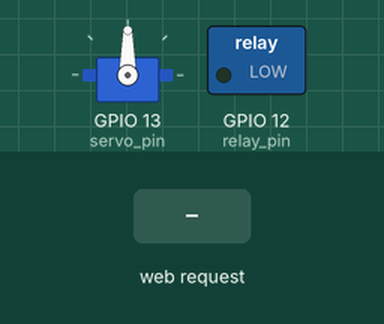
Bench run of a sketch on a simulated ESP32. Parts: servo, switched loads named in the sketch (green lamp = pin HIGH). The test bench sets the inputs (shaded band). WiFi joins after 1.5 s; servers stay silent unless stated; what the sketch prints to the serial monitor is not drawn.

Above: at 0.1 s.
At 2.7 s:
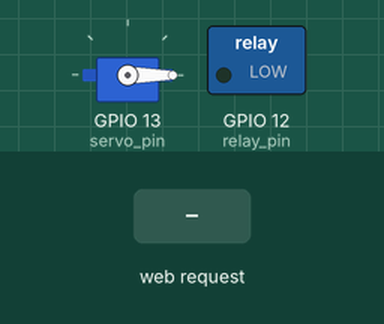
2.8 s: HTTP request GET /temperature received
Timing chart, 0 to 5.8 s (numbered marks = the images above; inputs shaded):
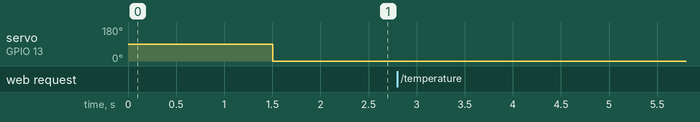

The sketch:

esp32_test_other_robot.ino
```cpp
#include <WiFi.h>
#include <WebServer.h>
#include <ArduinoJson.h>
#include <ESP32Servo.h>


const char *SSID = "HACKATHON";
const char *PWD = "H@ck!2022t0n";

Servo myservo;

int pos = 0;
int servo_pin = 13;
int relay_pin = 12;
// Setting PWM frequency, channels and bit resolution
const int frequency = 5000;
const int redChannel = 0;
const int greenChannel = 1;
const int blueChannel = 2;
const int resolution = 8;

WebServer server(80);

//Adafruit_BME280 bme;

StaticJsonDocument<250> jsonDocument;
char buffer[250];

float temperature;
float humidity;
float pressure;
float bruh;

int relay;
int servo_case;

void setup_routing() {
  server.on("/temperature", getTemperature);
  server.on("/control", HTTP_POST, handlePost);

  server.begin();
}

void create_json(char *tag, float value, char *unit) {
  jsonDocument.clear();
  jsonDocument["type"] = tag;
  jsonDocument["value"] = value;
  jsonDocument["unit"] = unit;
  serializeJson(jsonDocument, buffer);
}

void create_json_1(char *window, int servo_case, char *pump, int relay) {
  jsonDocument.clear();
  jsonDocument[window] = servo_case;
  jsonDocument[pump] = relay;
  serializeJson(jsonDocument, buffer);
}

void add_json_object(char *tag, float value, char *unit) {
  JsonObject obj = jsonDocument.createNestedObject();
  obj["type"] = tag;
  obj["value"] = value;
  obj["unit"] = unit;
}

void add_json_object_1(char *window, int servo_case, char *pump, int relay){
  JsonObject obj = jsonDocument.createNestedObject();
  obj[window] = servo_case;
  obj[pump] = relay;
}

void read_sensor_data(void * parameter) {
   for (;;) {

     Serial.println("Read sensor data");

     vTaskDelay(2000 / portTICK_PERIOD_MS);
   }
}

void getTemperature() {
  Serial.println("Get temperature");
  create_json_1("window", servo_case, "pump", relay);
  server.send(200, "application/json", buffer);
}

/*void getHumidity() {
  Serial.println("Get humidity");
  create_json("humidity", humidity, "%");
  server.send(200, "application/json", buffer);
}

void getPressure() {
  Serial.println("Get pressure");
  create_json("pressure", pressure, "hPa");
  server.send(200, "application/json", buffer);
}

void getBruh() {
  Serial.println("Get pressure");
  create_json_1("pressure", bruh);
  server.send(200, "application/json", buffer);
}


void getData() {
  Serial.println("Get BME280 Sensor Data");
  jsonDocument.clear();
  add_json_object("temperature", temperature, "°C");
  add_json_object("humidity", humidity, "%");
  add_json_object("pressure", pressure, "hPa");
  serializeJson(jsonDocument, buffer);
  server.send(200, "application/json", buffer);
}

void getData_1() {
  Serial.println("Get BME280 Sensor Data");
  jsonDocument.clear();
  add_json_object("temperature", temperature, "°C");
  add_json_object("humidity", humidity, "%");
  //add_json_object("pressure", pressure, "hPa");
  serializeJson(jsonDocument, buffer);
  server.send(200, "application/json", buffer);
}*/

void handlePost() {
  if (server.hasArg("plain") == false) {
  }
  String body = server.arg("plain");
  deserializeJson(jsonDocument, body);

  servo_case = jsonDocument["window"];
  relay = jsonDocument["pump"];

  Serial.print(relay);
  Serial.println(servo_case);


  server.send(200, "application/json", "{}");
}

void handlePost_1(){
  String body = server.arg("plain");
}

void setup_task() {
  xTaskCreate(
  read_sensor_data,
  "Read sensor data",
  1000,
  NULL,
  1,
  NULL
  );
}

void setup() {
  pinMode(relay_pin, OUTPUT);
  ESP32PWM::allocateTimer(0);
  ESP32PWM::allocateTimer(1);
  ESP32PWM::allocateTimer(2);
  ESP32PWM::allocateTimer(3);
  myservo.setPeriodHertz(50);    // standard 50 hz servo
  myservo.attach(servo_pin, 500, 2400);

  Serial.begin(115200);

  /*ledcSetup(redChannel, frequency, resolution);
  ledcSetup(greenChannel, frequency, resolution);
  ledcSetup(blueChannel, frequency, resolution);

  ledcAttachPin(red_pin, redChannel);
  ledcAttachPin(green_pin, greenChannel);
  ledcAttachPin(blue_pin, blueChannel);*/

//  if (!bme.begin(0x76)) {
  //  Serial.println("BME280 not found! Check Circuit");
  //}

  Serial.print("Connecting to Wi-Fi");
  WiFi.begin(SSID, PWD);
  while (WiFi.status() != WL_CONNECTED) {
    Serial.print(".");
    delay(500);
  }

  Serial.print("Connected! IP Address: ");
  Serial.println(WiFi.localIP());
  setup_task();
  setup_routing();

}

void loop() {
  server.handleClient();
  if(servo_case == 1){
    myservo.write(90);
  }else if( servo_case == 0){
    myservo.write(0);
  }
  if(relay == 1){
    digitalWrite(relay_pin, HIGH);
  }else{
    digitalWrite(relay_pin, LOW);
  }

}
```

Measured:
- after the input at 2.8 s, every drawn part: stays the same
